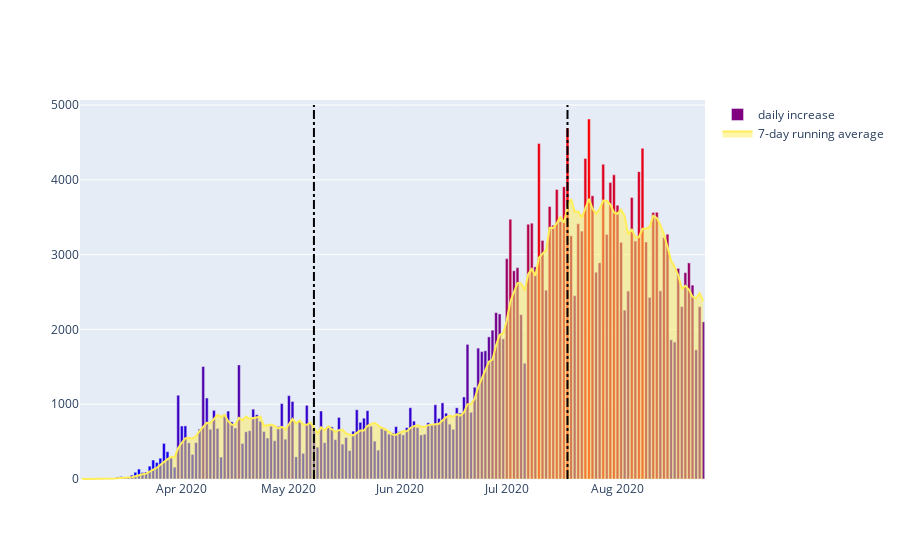

Notebook source saved alongside this figure:
### Code cell
fig = go.Figure()

fig.add_trace (
    go.Bar (x = ga_df['date_format'],
            y = ga_df['daily_increase'],
            name = 'daily increase',
            marker = dict (color = ga_df['daily_increase'],
                           colorscale = 'BlueRed'))
)

fig.add_trace (
    go.Scatter (x = ga_df['date_format'],
                y = ga_df['7d_avg_increase'],
                name = '7-day running average',
                line = dict (color = '#FFEE58'),
                opacity = 0.5,
                fill = 'tozeroy')
)

fig.add_shape (dict (type = 'line',
                     x0 = '2020-07-18',
                     x1 = '2020-07-18',
                     y0 = 0,
                     y1 = 5000,
                     line = dict (color = 'black',
                                  width = 2,
                                  dash = 'dashdot')
                    ))

fig.add_shape (dict (type = 'line',
                     x0 = '2020-05-08',
                     x1 = '2020-05-08',
                     y0 = 0,
                     y1 = 5000,
                     line = dict (color = 'black',
                                  width = 2,
                                  dash = 'dashdot')
                    ))

fig.show()

### Figure 1 — Plotly figure (JSON) as saved in the notebook; plotly's stock layout.template omitted (floating-point values rounded to 4 significant figures; data arrays with more than 128 entries replaced by an {"elided": "..."} marker saying what was removed)
{"data": [{"marker": {"color": {"elided": "175 int values"}, "colorscale": [[0, "rgb(0,0,255)"], [1, "rgb(255,0,0)"]]}, "name": "daily increase", "type": "bar", "x": {"elided": "175 str values"}, "y": {"elided": "175 int values"}}, {"fill": "tozeroy", "line": {"color": "#FFEE58"}, "name": "7-day running average", "opacity": 0.5, "type": "scatter", "x": {"elided": "175 str values"}, "y": {"elided": "175 float values"}}], "layout": {"shapes": [{"line": {"color": "black", "dash": "dashdot", "width": 2}, "type": "line", "x0": "2020-07-18", "x1": "2020-07-18", "y0": 0, "y1": 5000}, {"line": {"color": "black", "dash": "dashdot", "width": 2}, "type": "line", "x0": "2020-05-08", "x1": "2020-05-08", "y0": 0, "y1": 5000}]}}
